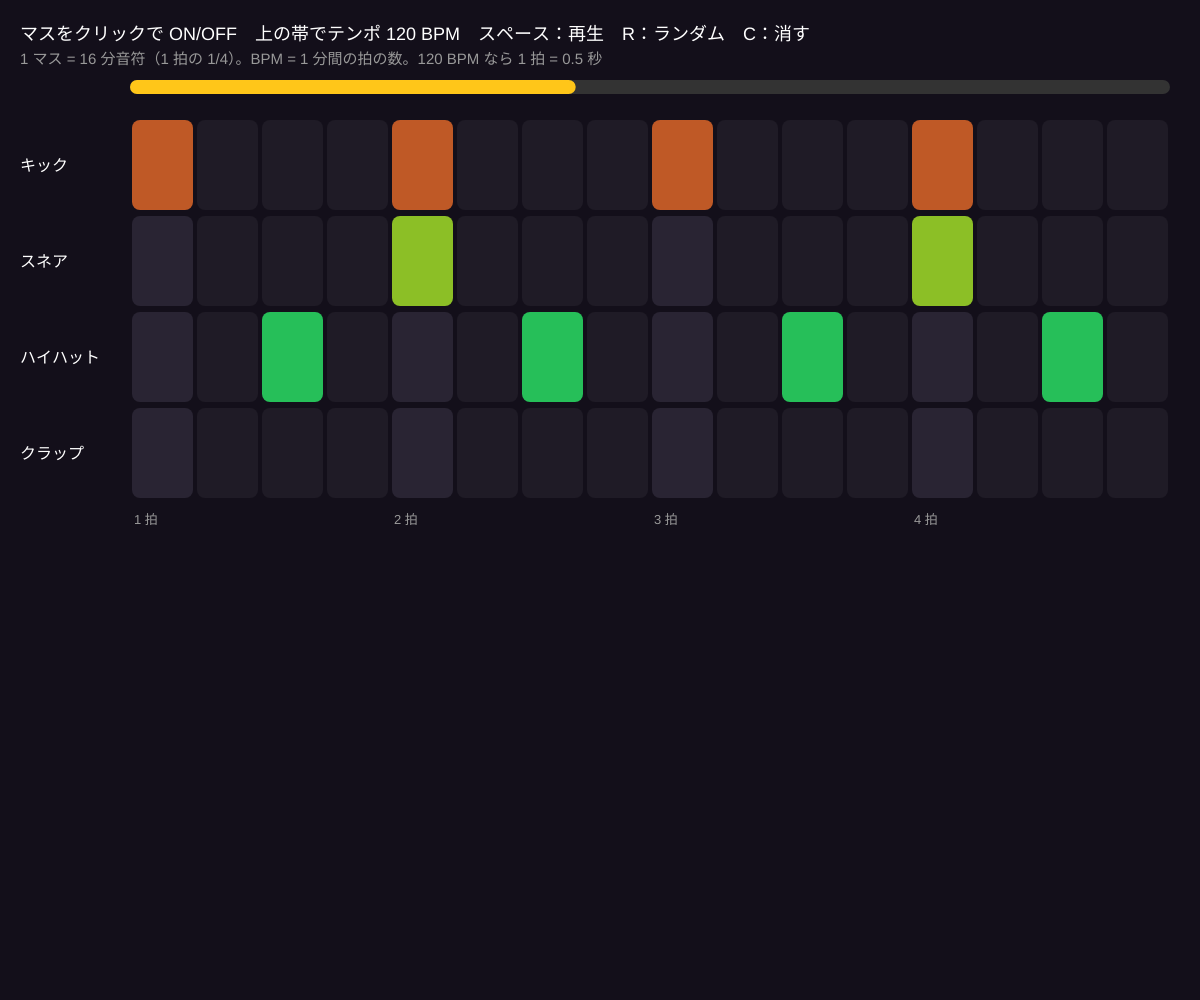
Frame 1 (no input)
Frame 60 (no input): identical to frame 1, image omitted
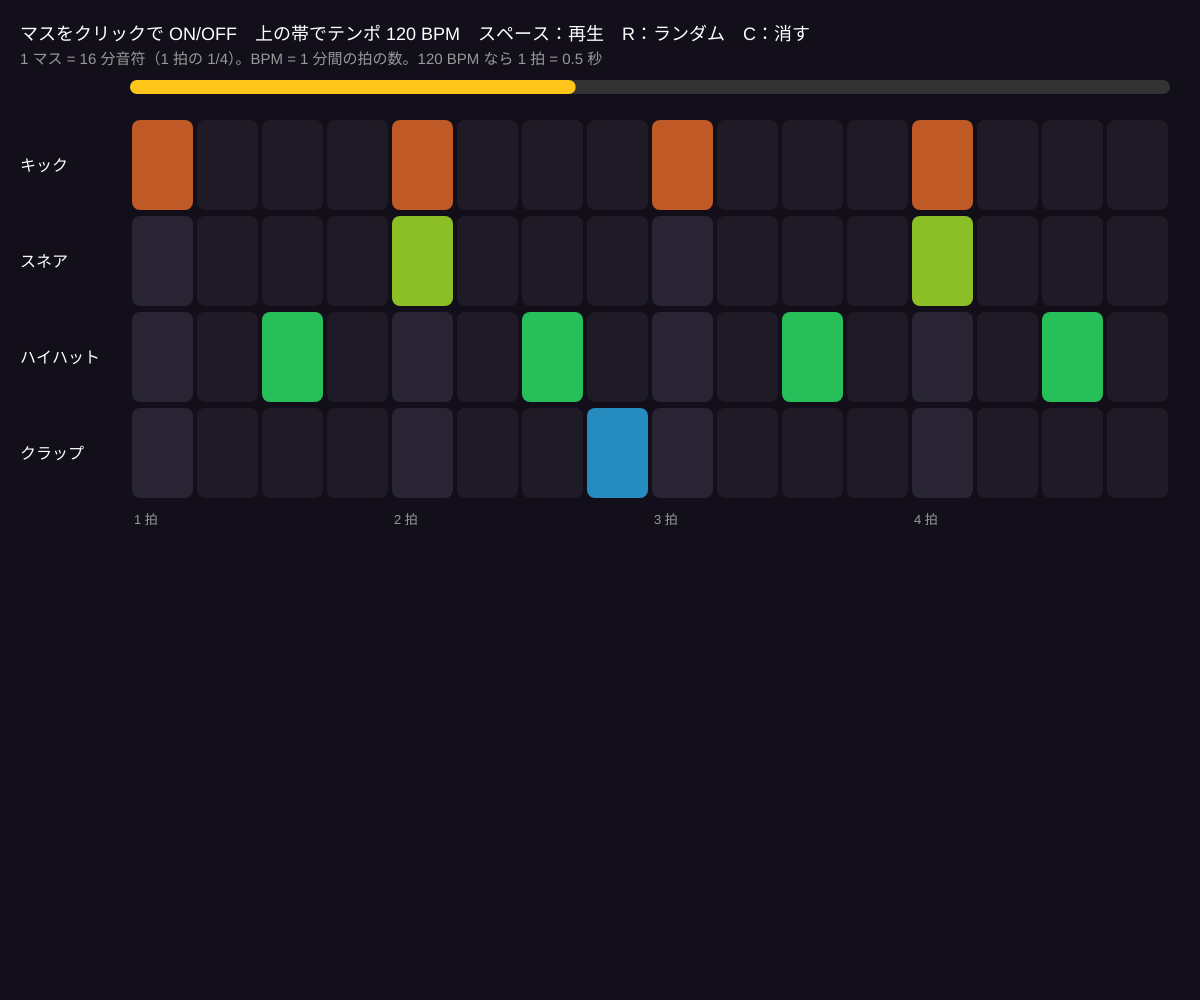
Frame 120 (the mouse pressed at the canvas centre since frame 60)

The p5.js sketch that drew these frames (run headless with seeded random() and noise() and a simulated clock; from frame 60 on, the mouse is pressed at the canvas centre):

// p5.js sketch
// ── sketch.js
// ============================================
// 02 ステップシーケンサー（リズムを打ち込む）
// 16 マス × 4 段のグリッド。マスを ON にすると、再生バーが通ったときに鳴る
// 1 マス = 16 分音符。4 マスで 1 拍、16 マスで 1 小節（4/4 拍子）
// マスをクリックで ON/OFF / マウス左右（上の帯）= テンポ / R でランダム / C で消す / スペースで再生・停止
// ============================================

let steps = 16, tracks = 4;
let grid = [];
let names = ['キック', 'スネア', 'ハイハット', 'クラップ'];
let bpm = 120;
let playhead = -1;
let nextTime = 0;
let playing = false;
let flash = [];

function setup() {
  createCanvas(windowWidth, windowHeight);
  colorMode(HSB, 360, 100, 100, 100);
  for (let t = 0; t < tracks; t++) grid.push(new Array(steps).fill(0));
  flash = new Array(tracks).fill(0);
  // お手本：基本の 8 ビート
  grid[0] = [1, 0, 0, 0, 1, 0, 0, 0, 1, 0, 0, 0, 1, 0, 0, 0];
  grid[1] = [0, 0, 0, 0, 1, 0, 0, 0, 0, 0, 0, 0, 1, 0, 0, 0];
  grid[2] = [0, 0, 1, 0, 0, 0, 1, 0, 0, 0, 1, 0, 0, 0, 1, 0];
  setInterval(scheduler, 25);
}

function draw() {
  background(260, 40, 10);
  let cellW = (width - 160) / steps, cellH = min(90, (height - 260) / tracks);
  let x0 = 130, y0 = 120;

  // テンポの帯
  noStroke();
  fill(0, 0, 20);
  rect(x0, 80, width - 160, 14, 7);
  fill(45, 90, 100);
  rect(x0, 80, map(bpm, 60, 200, 0, width - 160), 14, 7);

  for (let t = 0; t < tracks; t++) {
    fill(0, 0, 100);
    textSize(16);
    text(names[t], 20, y0 + t * (cellH + 6) + cellH / 2 + 6);
    for (let s = 0; s < steps; s++) {
      let on = grid[t][s];
      let beat = s % 4 === 0;
      let isNow = s === playhead;
      fill(on ? t * 60 + 20 : 260, on ? 80 : 30, on ? (isNow ? 100 : 75) : isNow ? 30 : beat ? 20 : 15);
      rect(x0 + s * cellW + 2, y0 + t * (cellH + 6), cellW - 4, cellH, 8);
    }
  }
  // 再生バー
  if (playhead >= 0) {
    fill(0, 0, 100, 20);
    rect(x0 + playhead * cellW, y0 - 6, cellW, tracks * (cellH + 6));
  }
  // 拍の番号
  fill(0, 0, 60);
  textSize(13);
  for (let s = 0; s < steps; s += 4) text((s / 4 + 1) + ' 拍', x0 + s * cellW + 4, y0 + tracks * (cellH + 6) + 20);

  fill(0, 0, 100);
  textSize(18);
  text('マスをクリックで ON/OFF　上の帯でテンポ ' + round(bpm) + ' BPM　スペース：' + (playing ? '停止' : '再生') + '　R：ランダム　C：消す', 20, 40);
  fill(0, 0, 60);
  textSize(15);
  text('1 マス = 16 分音符（1 拍の 1/4）。BPM = 1 分間の拍の数。120 BPM なら 1 拍 = 0.5 秒', 20, 64);
}

// ★ 少し先の音を予約する（正確なリズムのため）
function scheduler() {
  if (!playing || !audioCtx) return;
  let stepDur = 60 / bpm / 4;
  while (nextTime < audioCtx.currentTime + 0.1) {
    let s = (playhead + 1) % steps;
    for (let t = 0; t < tracks; t++) if (grid[t][s]) drums[t](nextTime);
    let when = nextTime;
    setTimeout(() => (playhead = s), max(0, (when - audioCtx.currentTime) * 1000));
    nextTime += stepDur;
  }
}

function mousePressed() {
  startAudio();
  let cellW = (width - 160) / steps, cellH = min(90, (height - 260) / tracks);
  let x0 = 130, y0 = 120;
  if (mouseY > 74 && mouseY < 100 && mouseX > x0) {
    bpm = map(mouseX, x0, width - 30, 60, 200, true);
    return;
  }
  let s = floor((mouseX - x0) / cellW), t = floor((mouseY - y0) / (cellH + 6));
  if (s >= 0 && s < steps && t >= 0 && t < tracks) {
    grid[t][s] = 1 - grid[t][s];
    if (grid[t][s]) drums[t](audioCtx.currentTime);
  }
}
function mouseDragged() {
  let x0 = 130;
  if (mouseY > 74 && mouseY < 100 && mouseX > x0) bpm = map(mouseX, x0, width - 30, 60, 200, true);
}
function keyPressed() {
  startAudio();
  if (key === ' ') {
    playing = !playing;
    if (playing) {
      nextTime = audioCtx.currentTime + 0.05;
      playhead = -1;
    }
  }
  if (key === 'r' || key === 'R') for (let t = 0; t < tracks; t++) grid[t] = grid[t].map(() => (random() < 0.25 ? 1 : 0));
  if (key === 'c' || key === 'C') for (let t = 0; t < tracks; t++) grid[t].fill(0);
}

// ---------- やってみよう ----------
// 1. キックを 1・3 拍、スネアを 2・4 拍に置く（ロックの基本）。キックを 4 つ全部に（ダンス）
// 2. ハイハットを「裏拍」（2, 6, 10, 14 マス）だけにすると、ノリが変わる
// 3. steps を 12 にすると 3 拍子（ワルツ）になる


// ==================================================
// ここから下は「音を鳴らすための道具」（ドラムの音を合成する）
// ==================================================
let audioCtx, master, noiseBuffer;
function startAudio() {
  if (!audioCtx) {
    audioCtx = new AudioContext();
    master = audioCtx.createDynamicsCompressor();
    master.connect(audioCtx.destination);
    noiseBuffer = audioCtx.createBuffer(1, audioCtx.sampleRate, audioCtx.sampleRate);
    let d = noiseBuffer.getChannelData(0);
    for (let i = 0; i < d.length; i++) d[i] = Math.random() * 2 - 1;
  }
  audioCtx.resume();
}
function noiseHit(t, vol, type, freq, decay) {
  let src = audioCtx.createBufferSource(), f = audioCtx.createBiquadFilter(), g = audioCtx.createGain();
  src.buffer = noiseBuffer; f.type = type; f.frequency.value = freq;
  g.gain.setValueAtTime(vol, t); g.gain.exponentialRampToValueAtTime(0.001, t + decay);
  src.connect(f); f.connect(g); g.connect(master); src.start(t); src.stop(t + decay + 0.05);
}
let drums = [
  (t) => { let o = audioCtx.createOscillator(), g = audioCtx.createGain(); o.frequency.setValueAtTime(150, t); o.frequency.exponentialRampToValueAtTime(40, t + 0.15); g.gain.setValueAtTime(0.9, t); g.gain.exponentialRampToValueAtTime(0.001, t + 0.4); o.connect(g); g.connect(master); o.start(t); o.stop(t + 0.45); },
  (t) => { noiseHit(t, 0.5, 'highpass', 1200, 0.18); let o = audioCtx.createOscillator(), g = audioCtx.createGain(); o.type = 'triangle'; o.frequency.value = 190; g.gain.setValueAtTime(0.4, t); g.gain.exponentialRampToValueAtTime(0.001, t + 0.1); o.connect(g); g.connect(master); o.start(t); o.stop(t + 0.12); },
  (t) => noiseHit(t, 0.3, 'highpass', 7000, 0.05),
  (t) => { for (let k = 0; k < 3; k++) noiseHit(t + k * 0.012, 0.4, 'bandpass', 1500, k === 2 ? 0.15 : 0.03); },
];
